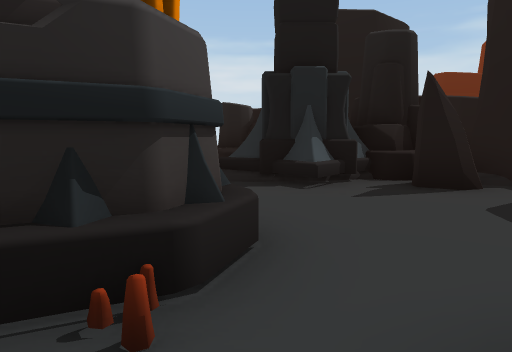
View 1 (above)

23 first-person views from a walk through a Unity game level. The camera is 1.5 m above the floor, tilts 6° down and sees 70° across. The floor is counted in squares, 2 m on a side. Each view is taken from the middle of a square. On the plan, view 1 faces up. The plan holds only what a view shows up to about 11 squares ahead; the rest is blank. The place goes on beyond the plan. The player character is not drawn. Door leaves are left out, so doorways stand open. Some surface patterns are stand-ins.

View 2
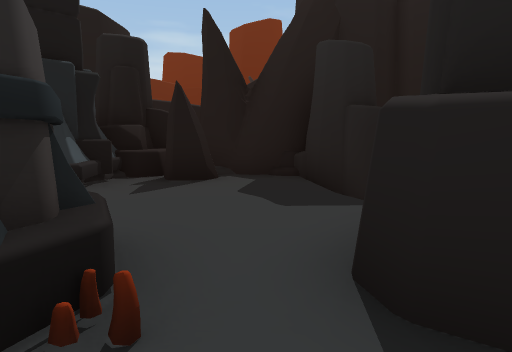

View 3
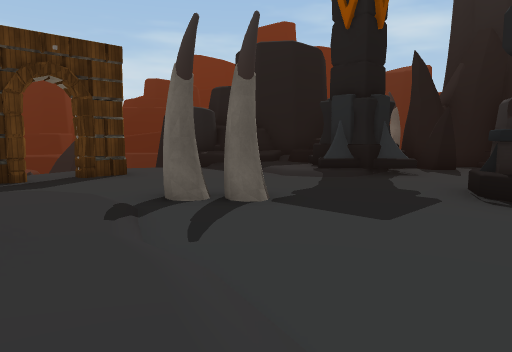

View 4
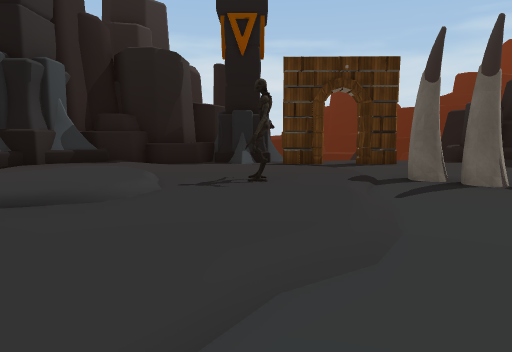

View 5
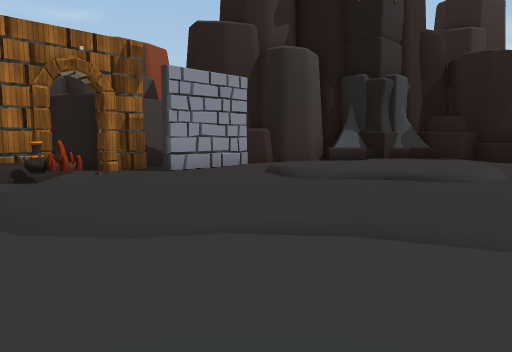

View 6
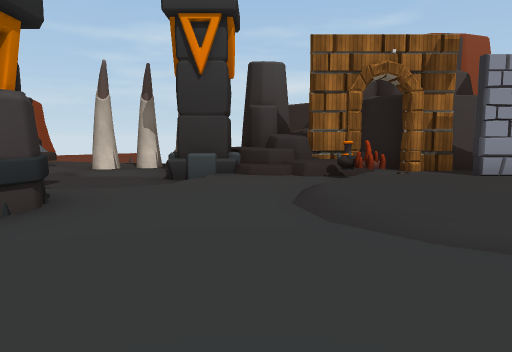

View 7
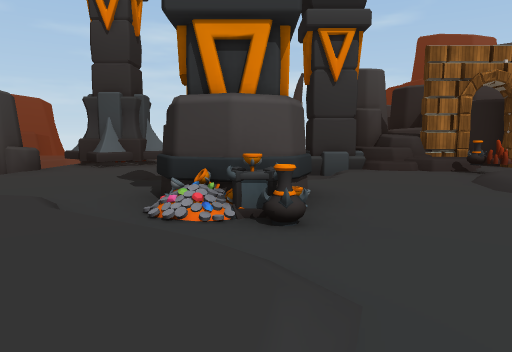

View 8
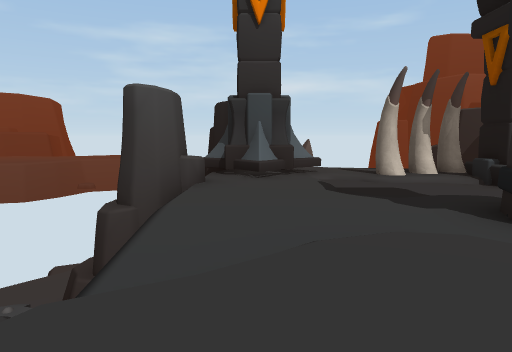

View 9
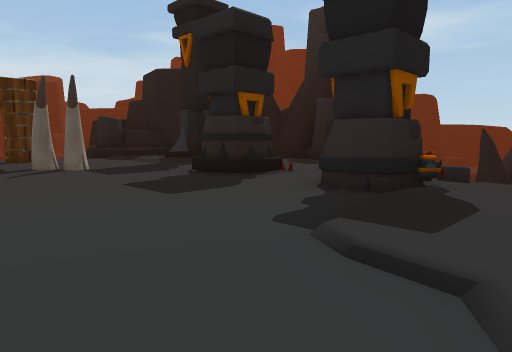

View 10
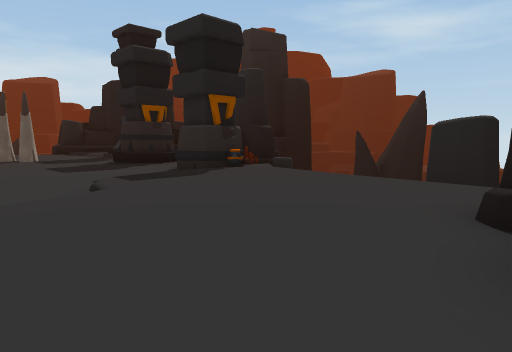

View 11
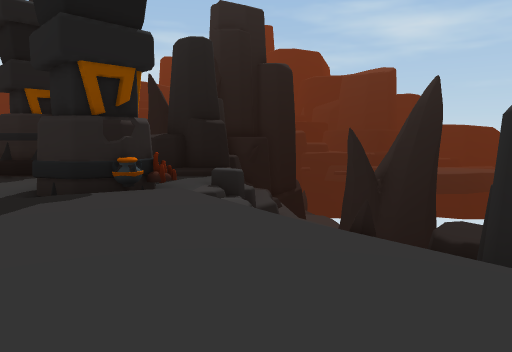

View 12
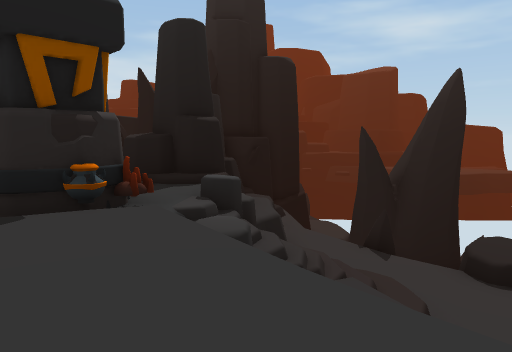

View 13
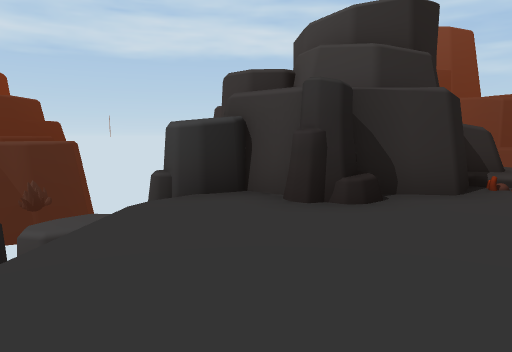

View 14
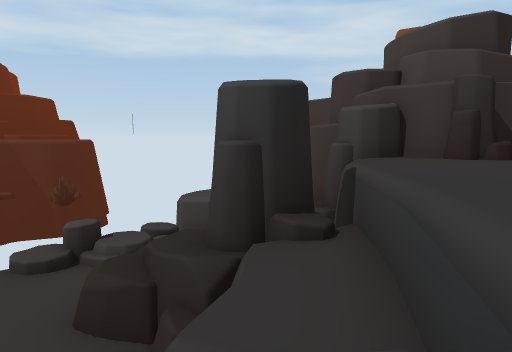

View 15
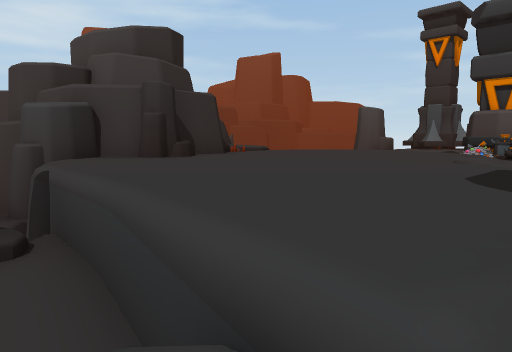

View 16
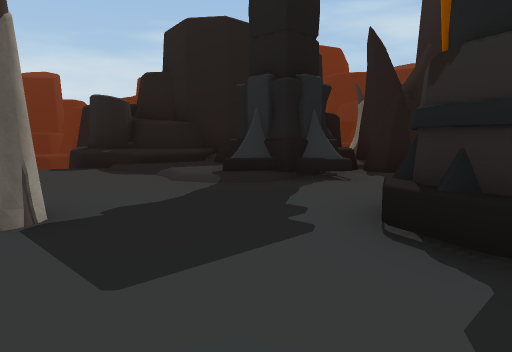

View 17
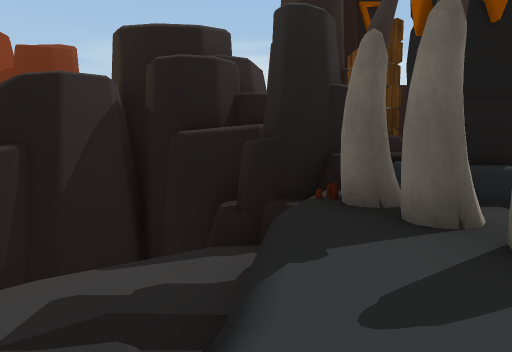

View 18
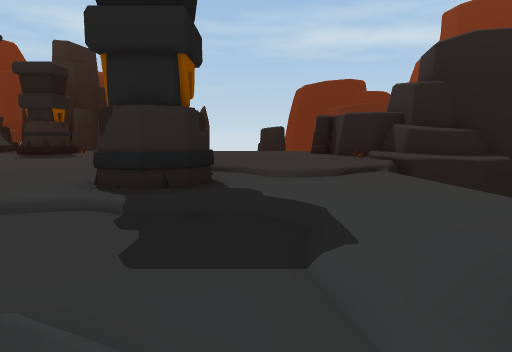

View 19
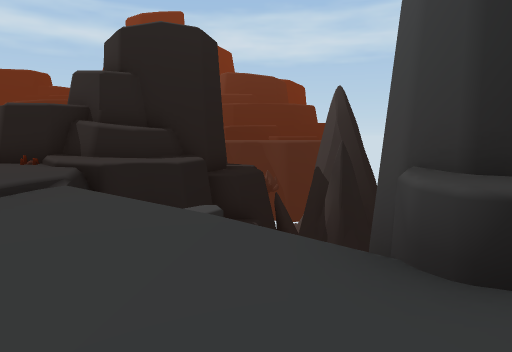

View 20
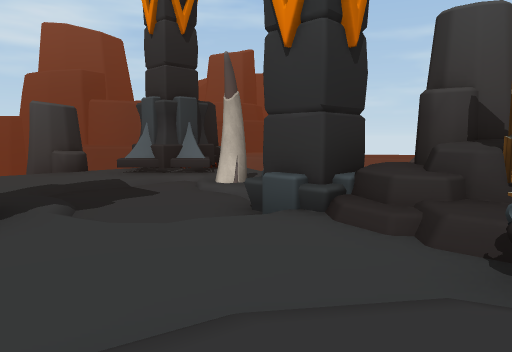

View 21
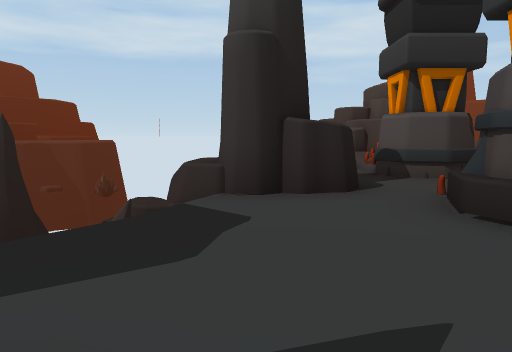

View 22
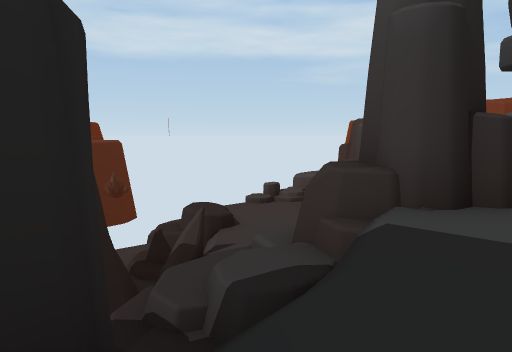

View 23
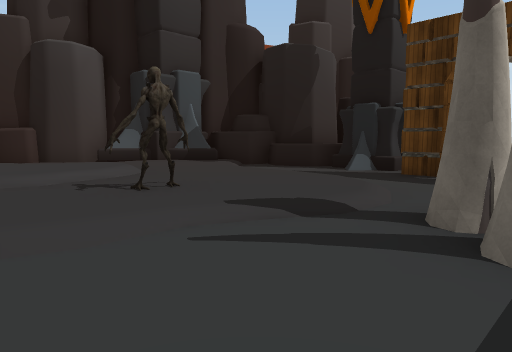

### Floor plan
Key: @ floor where view 1 was taken; # wall or solid block; x gap in a wall; . main floor; : floor 0.5 m higher than the main floor; - floor 0.5 m lower than the main floor; + floor 0.75 m higher than the main floor; _ floor 1.25 m lower than the main floor; < floor 1.5 m lower than the main floor; ( floor 1.75 m lower than the main floor; ! floor 2.5 m lower than the main floor; ? floor 3.5 m lower than the main floor; / step, stairs or slope; D open door; = window, fence, low wall or low ledge; ^ raised ledge; v drop or lower ground; O other object.
Columns run from 23 left of view 1 to 7 right of it. Each row starts with its distance up from view 1.
 13              #        v
 12              ### v. .v###
 11            ##^###.....=^##
 10           ##....#DD#../+##
  9           #//........./:OO
  8         ###:::::/...../:#OOO
  7         ##/::::::/..../###O#
  6         #/:://:::/OO.../#.###
  5         #/  /::O:...........O
  4         #:::::///...........#
  3       ###/:://::/....###...v#
  2       ##./:::::/.....###...vv
  1       #DO/::::/........O##^vvv
  0 ####  ##O/:::/.........@##^vv
 -1 #vv#####=//:/........##./xvvv v
 -2 v  v###=.............#O.^vvvvv#
 -3   vv<.##/.........//:/O//v vvvv
 -4  v<<<O##-/...O....::::vv(!vvv v
 -5   <<-OO---.#OO////::::vvvvvvvvv
 -6    //.O--/.## ::::::::vvv vvvvv
 -7    //.=--/..//::::::::v<vvv
 -8     .##...../:::::::::?#vvvv
 -9    O  ##....//:::::O::v vvvv
-10    OO####./////:O##O##v  vvv
-11        ##v    v//#   #v  vv
-12         _v  vvv/##   #vvvv
-13        vv     vx#    ^ vvv
-14       vvv     vv#    #  v
-15       vv      vv#    v

Positions as (right, up) in squares from view 1, and headings:
1: (0, 0), facing up
2: (-1, 0), facing up-right
3: (-8, 2), facing up-right
4: (-8, 0), facing up
5: (-8, -2), facing up-left
6: (-8, -2), facing left
7: (-7, -5), facing left
8: (-8, -9), facing left
9: (-8, -5), facing up-right
10: (-8, -10), facing up-right
11: (-4, -8), facing up-right
12: (-3, -7), facing up-right
13: (-3, -5), facing down
14: (0, -3), facing down
15: (0, -3), facing down-left
16: (-5, 2), facing up-right
17: (-19, -8), facing up
18: (-18, -7), facing right
19: (-16, -8), facing down-right
20: (-12, 0), facing down-left
21: (2, 6), facing down
22: (4, 5), facing down
23: (-4, 3), facing up-left
